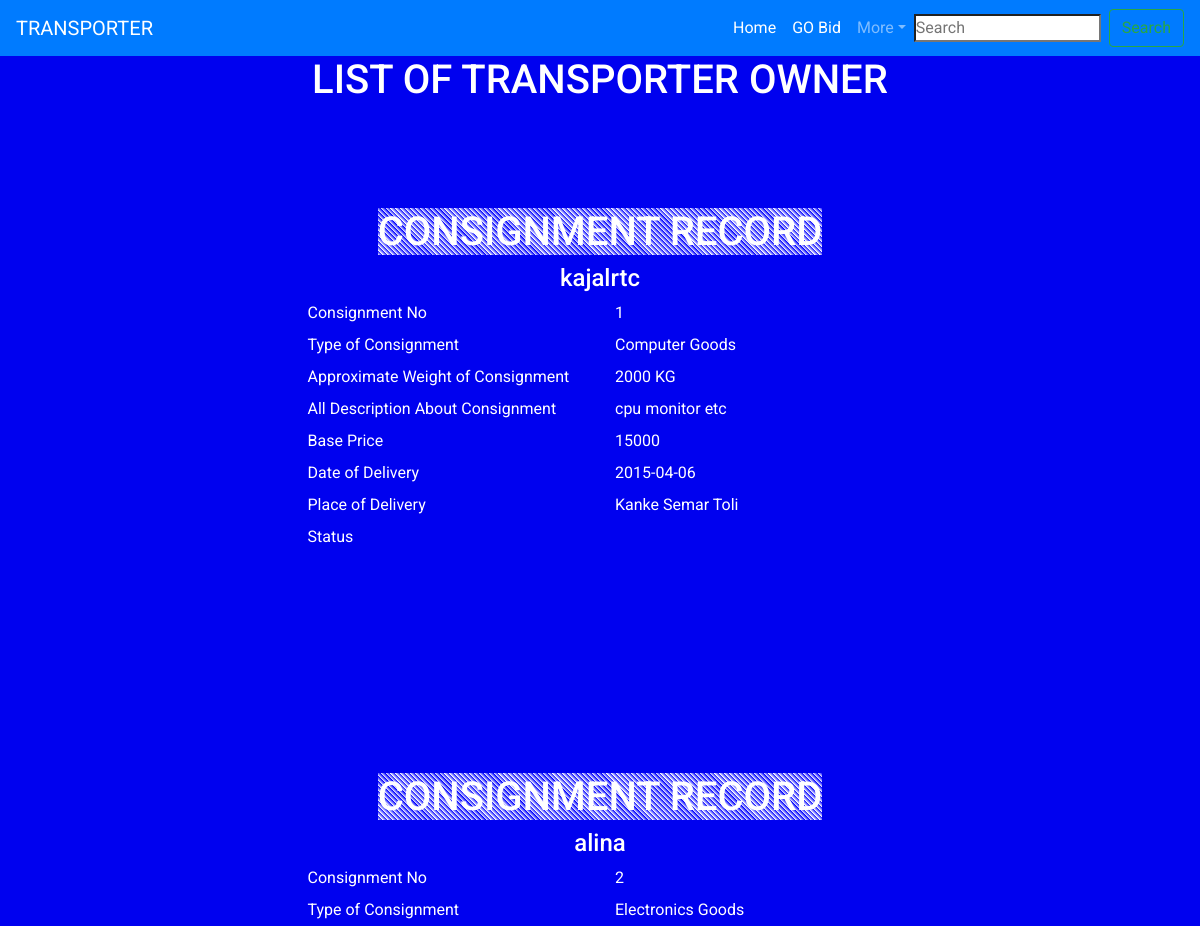
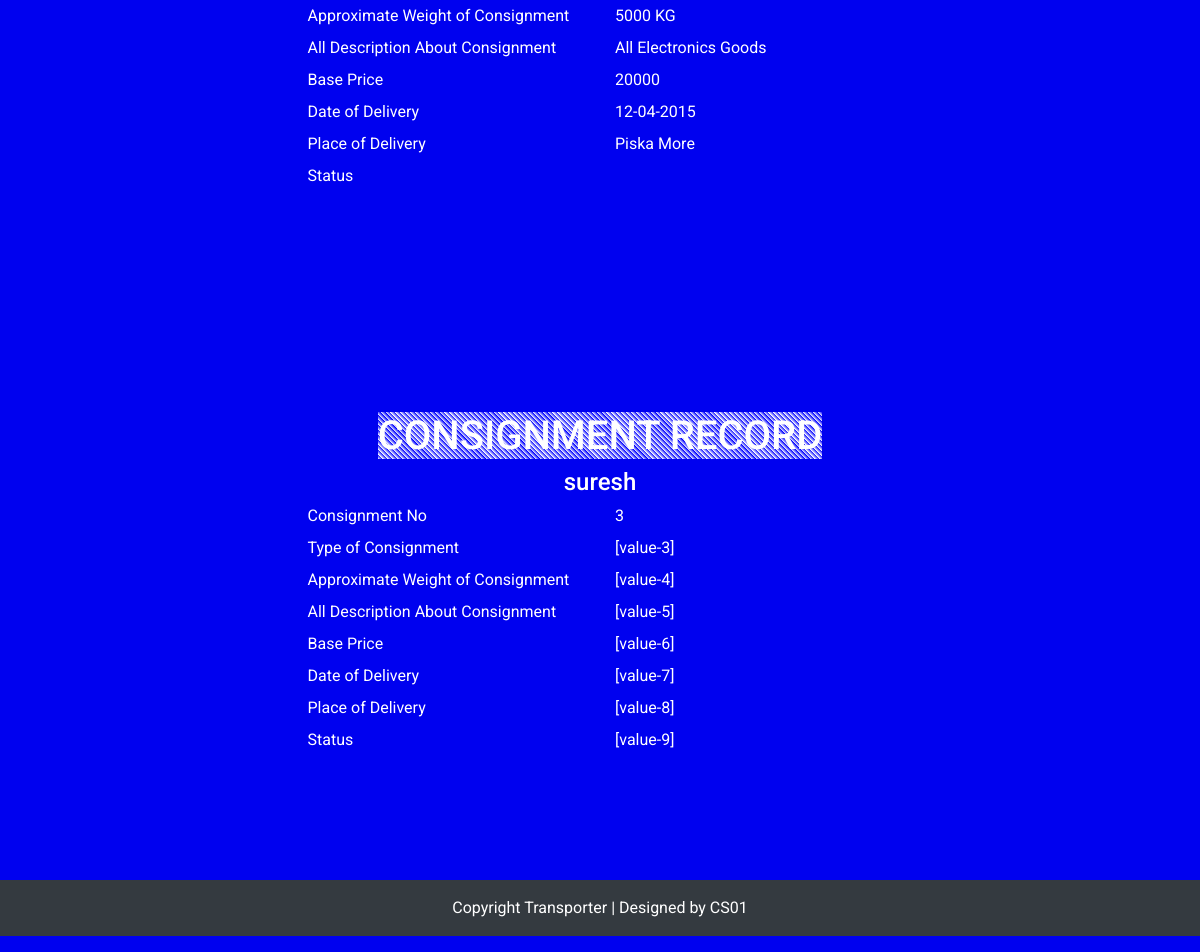
The page /transporter_consignment.php on the database its author committed (2 pictures, top to bottom).
### tables this page shows
CREATE TABLE `consignment` (
  `consignment_no` int(30) NOT NULL,
  `user_name` varchar(30) NOT NULL,
  `type_cons` varchar(50) NOT NULL,
  `weight` varchar(30) NOT NULL,
  `description` varchar(300) NOT NULL,
  `base_price` varchar(11) NOT NULL,
  `date_of_delivery` varchar(20) NOT NULL,
  `place_of_delivery` varchar(20) NOT NULL,
  `delivery_report` varchar(100) NOT NULL
);

### transporter_consignment.php (the view, shortened to what this page needs)
<?php
$con=@mysqli_connect("localhost","root","","transporter");
?>
 <!DOCTYPE html>
<html lang="en">
<head>
    <link rel="stylesheet"  type=" text/css" href="style/style.css" >
        <link rel="stylesheet" href="https://maxcdn.bootstrapcdn.com/bootstrap/4.5.2/css/bootstrap.min.css">
</head>
<body style="background-color: #0001ef ;" class=" text-white">
<nav class="navbar navbar-expand-lg navbar-dark bg-primary sticky-top">
        <a class="navbar-brand" href="transporter_home.php">TRANSPORTER</a>
        <div class="collapse navbar-collapse" id="navbarSupportedContent">
            <ul class="navbar-nav ml-auto">
            <li class="nav-item active">
                <a class="nav-link" href="transporter_home.php">Home <span class="sr-only">(current)   </a>
            </li>
            <li class="nav-item active">
                <a class="nav-link" href=" transporter_owner_bid.php">GO Bid <span class="sr-only">(current)   </a>
            </li>
            <li class="nav-item dropdown color-white">
                <a class="nav-link dropdown-toggle" href="#" id="navbarDropdown" role="button" data-toggle="dropdown" aria-haspopup="true" aria-expanded="false">
                More<span class="sr-only">(current)
                </a>
            </li>
            </ul>
            <form class="form-inline my-2 my-lg-0" action=" transporter_search.php">
                <input class=" mr-sm-2" type="search" placeholder="Search" aria-label="Search"  >
                <button class="btn btn-outline-success my-2 my-sm-0" type="submit" >Search</button>
            </form>
        </div>
</nav>
<div class="main-div">
<h1 class="text-center">LIST OF TRANSPORTER OWNER</h1>
<div class="center-div">
    <div class="table-responsive">
        <div class="col">
            <div>
                <?php  $z="SELECT * FROM `consignment`";
                  $sql=mysqli_query($con,$z); ;
                     while($d=mysqli_fetch_assoc($sql)){
                                    ?>
        <section class="my-5 py-5">
                <div>
                <h1 class="text-center"><span  style="background-image: repeating-linear-gradient( 45deg,white 3% ,   blue 4%);">CONSIGNMENT RECORD</span></h1>
                </div>
                <div class="w-50 m-auto">
                    <div id="profile_client">
                    <div class="row">
                        <div class="col-12 text-center " id="user_name"> <h4>
                        <?php echo $d['user_name']?></h4>
                        </div>
                        <div class="col-lg-6 col-md-6    col-12">
                                        <label for=""> Consignment No</label>
                                        </div>
                                        <div class="col-lg-6 col-md-6    col-12">
                                        <?php echo $d['consignment_no']?> </div>
                        <div class="col-lg-6 col-md-6    col-12">
                                        <label for=""> Type of Consignment</label>
                                        </div>
                                        <div class="col-lg-6 col-md-6    col-12">
                                        <?php echo $d['type_cons']?></div>
                                        <div class="col-lg-6 col-md-6    col-12">
                                        <label for=""> Approximate Weight of Consignment</label>
                                        </div>
                                        <div class="col-lg-6 col-md-6    col-12">
                                        <?php echo $d['weight']?></div>
                                    <div class="col-lg-6 col-md-6    col-12">
                                        <label for=""> All Description About Consignment</label>
                                        </div>
                                        <div class=" col-md-6 col-lg-6 col-12" > <?php echo $d['description']?></div>
                                        <div class="col-lg-6 col-md-6    col-12">
                                        <label for=""> Base Price</label>
                                        </div>
                                        <div class="col-lg-6 col-md-6    col-12">
                                        <?php echo $d['base_price']?> </div>
                                    <div class="col-lg-6 col-md-6    col-12">
                                        <label for=""> Date of Delivery</label>
                                        </div>
                                        <div class="col-lg-6 col-md-6    col-12">
                                        <?php echo $d['date_of_delivery']?>   </div>
                                    <div class="col-lg-6 col-md-6    col-12">
                                        <label for="">Place of Delivery</label>
                                        </div>
                                        <div class=" col-md-6 col-lg-6 col-12">  <?php echo $d['place_of_delivery']?>   </div>
                                        <div class="col-lg-6 col-md-6    col-12">
                                        <label for="">Status</label>
                                        </div>
                                        <div class="col-lg-6 col-md-6    col-12">
                                        <?php echo $d['delivery_report']?> </div>
                    </div>
                </div>
                </div>
        </section><?php
                        echo"<br>";
                        }
                        ?>
                 </div>
        </div>
    </div>
</div>
</div>
 <footer>
        <p class="p-3 bg-dark text-white text-center">Copyright  Transporter | Designed by CS01</p>
 </footer>
</body>
</html>

### style.css (style rules this page uses)
* { margin: 0; padding: 0; box-sizing: border-box; font-family: 'Josefin Sans', sans-serif; font-family: 'Roboto', sans-serif; }
body { font-family: "Lato", sans-serif; }

### rows shown on the page
consignment: user_name "kajalrtc", consignment_no "1", type_cons "Computer Goods", weight "2000 KG", description "cpu monitor etc", base_price "15000", date_of_delivery "2015-04-06", place_of_delivery "Kanke Semar Toli"
consignment: user_name "alina", consignment_no "2", type_cons "Electronics Goods", weight "5000 KG", description "All Electronics Goods", base_price "20000", date_of_delivery "12-04-2015", place_of_delivery "Piska More"
consignment: user_name "suresh", consignment_no "3", type_cons "[value-3]", weight "[value-4]", description "[value-5]", base_price "[value-6]", date_of_delivery "[value-7]", place_of_delivery "[value-8]", delivery_report "[value-9]"
